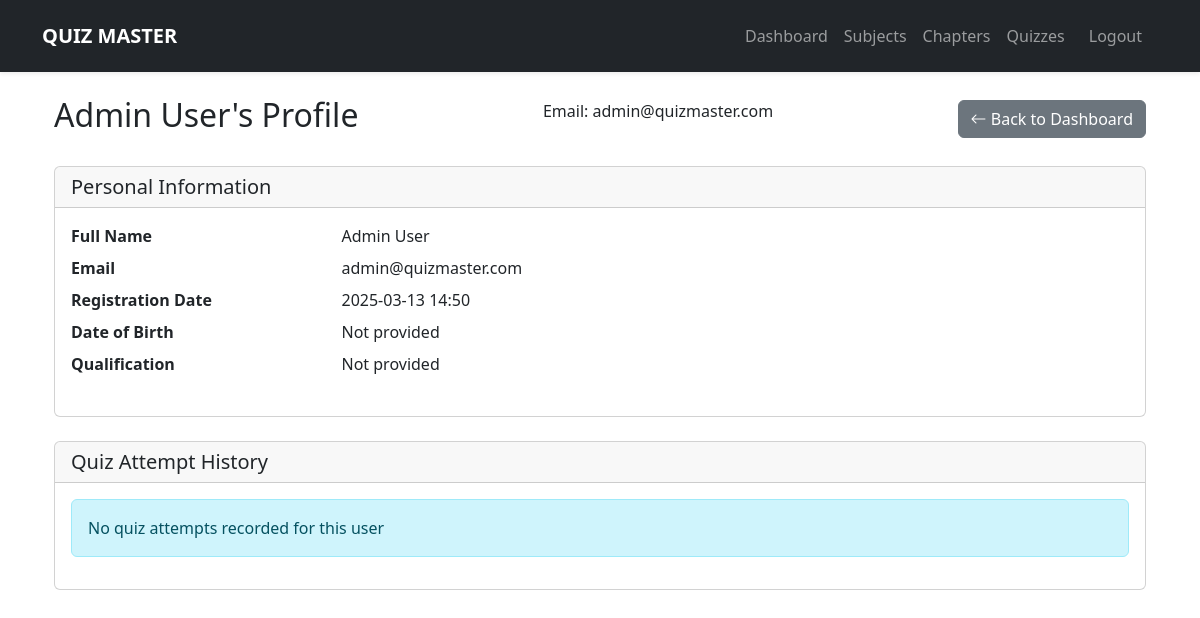
The page /admin/users/1 (signed in) on the database as committed earlier.
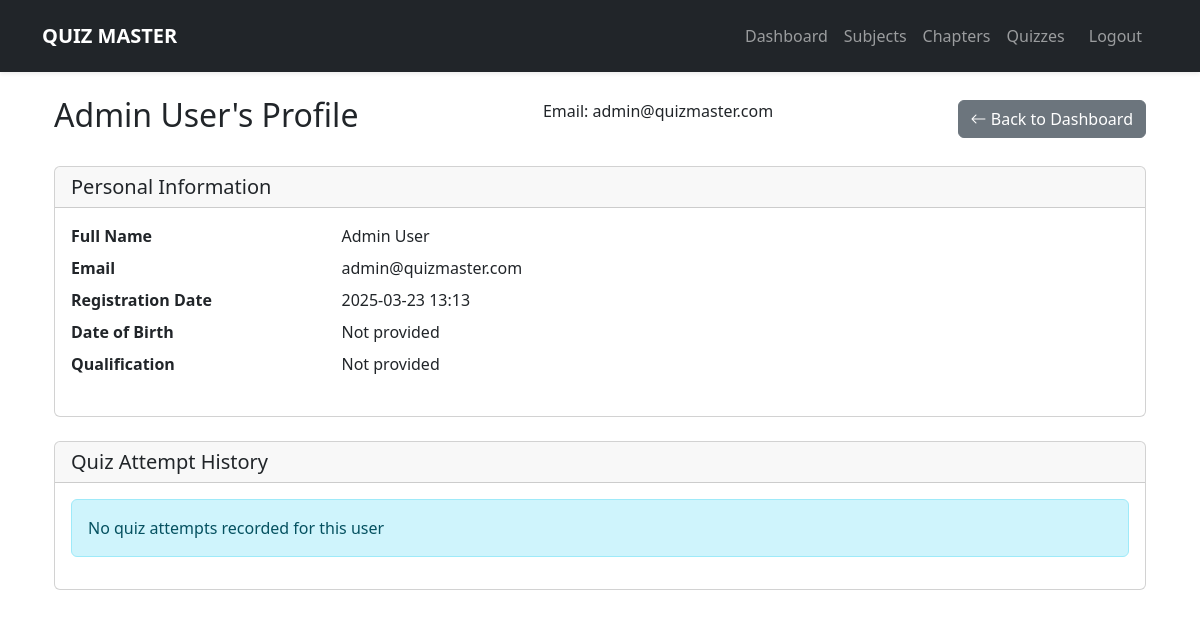
The same page on the database as committed later.
### models.py (models this page shows, shortened)
class User(UserMixin, db.Model):
    id = db.Column(db.Integer, primary_key=True)
    username = db.Column(db.String(80), unique=True, nullable=False)
    password_hash = db.Column(db.String(128))
    full_name = db.Column(db.String(120))
    qualification = db.Column(db.String(120))
    dob = db.Column(db.Date)
    is_admin = db.Column(db.Boolean, default=False)
    created_at = db.Column(db.DateTime, default=datetime.utcnow)
    scores = db.relationship('Score', backref='user', lazy=True)

### app.py (the view)
@app.route('/admin/users/<int:user_id>')
@login_required
def view_user(user_id):
    if not current_user.is_admin:
        abort(403)
    user = User.query.get_or_404(user_id)  # Get user from database
    return render_template('admin/user_detail.html', user=user)  # Pass to template

### app.py (called while the page is built)
@app.template_filter('datetimeformat')
def datetimeformat(value, fmt='%Y-%m-%d %H:%M'):
    if not value:
        return ""
    try:
        return value.strftime(fmt)
    except AttributeError:
        return ""

@login_manager.user_loader
def load_user(user_id):
    return User.query.get(int(user_id))

### templates/admin/user_detail.html (shortened to what this page needs)
{% extends "base.html" %}
{% block content %}
<div class="container-fluid">
    <div class="d-flex justify-content-between align-items-center mb-4">
        <h2>{{ user.full_name }}'s Profile</h2>
        <p>Email: {{ user.username }}</p>
        <a href="{{ url_for('admin_dashboard') }}" class="btn btn-secondary">
            <i class="bi bi-arrow-left"></i> Back to Dashboard
        </a>
    </div>
    <div class="card mb-4">
        <div class="card-header">
            <h5 class="card-title mb-0">Personal Information</h5>
        </div>
        <div class="card-body">
            <dl class="row">
                <dt class="col-sm-3">Full Name</dt>
                <dd class="col-sm-9">{{ user.full_name }}</dd>
                <dt class="col-sm-3">Email</dt>
                <dd class="col-sm-9">{{ user.username }}</dd>
                <dt class="col-sm-3">Registration Date</dt>
                <dd class="col-sm-9">{{ user.created_at|datetimeformat }}</dd>
                <dt class="col-sm-3">Date of Birth</dt>
                <dd class="col-sm-9">
                    {% if user.dob %}
                        {{ user.dob.strftime('%Y-%m-%d') }}
                    {% else %}
                        Not provided
                    {% endif %}
                </dd>
                <dt class="col-sm-3">Qualification</dt>
                <dd class="col-sm-9">
                    {{ user.qualification or 'Not provided' }}
                </dd>
            </dl>
        </div>
    </div>
    <div class="card">
        <div class="card-header">
            <h5 class="card-title mb-0">Quiz Attempt History</h5>
        </div>
        <div class="card-body">
            {% if scores %}
            <div class="table-responsive">
                <table class="table table-hover">
                    <thead>
                        <tr>
                            <th>Quiz</th>
                            <th>Score</th>
                            <th>Date Attempted</th>
                            <th>Percentage</th>
                            <th>Actions</th>
                        </tr>
                    </thead>
                    <tbody>
                        {% for score in scores %}
                        <tr>
                            <td>{{ score.quiz.title if score.quiz else 'Deleted Quiz' }}</td>
                            <td>{{ score.score }}/{{ score.total_questions }}</td>
                            <td>{{ score.timestamp|datetimeformat }}</td>
                            <td>{{ (score.score / score.total_questions * 100)|round(1) }}%</td>
                            <td>
                                <form method="POST" action="{{ url_for('admin_delete_score', score_id=score.id) }}">
                                    <input type="hidden" name="csrf_token" value="{{ csrf_token() }}">
                                    <button type="submit" class="btn btn-danger btn-sm"
                                            onclick="return confirm('Delete this attempt?')"
                                            title="Delete this quiz attempt">
                                        <i class="bi bi-trash"></i>
                                    </button>
                                </form>
                            </td>
                        </tr>
                        {% endfor %}
                    </tbody>
                </table>
            </div>
            {% else %}
            <div class="alert alert-info">
                No quiz attempts recorded for this user
            </div>
            {% endif %}
        </div>
    </div>
</div>
{% endblock %}

Rows that differ between the two databases and show on the page:
changed User "Admin User": created_at "2025-03-13 14:50" → "2025-03-23 13:13"
